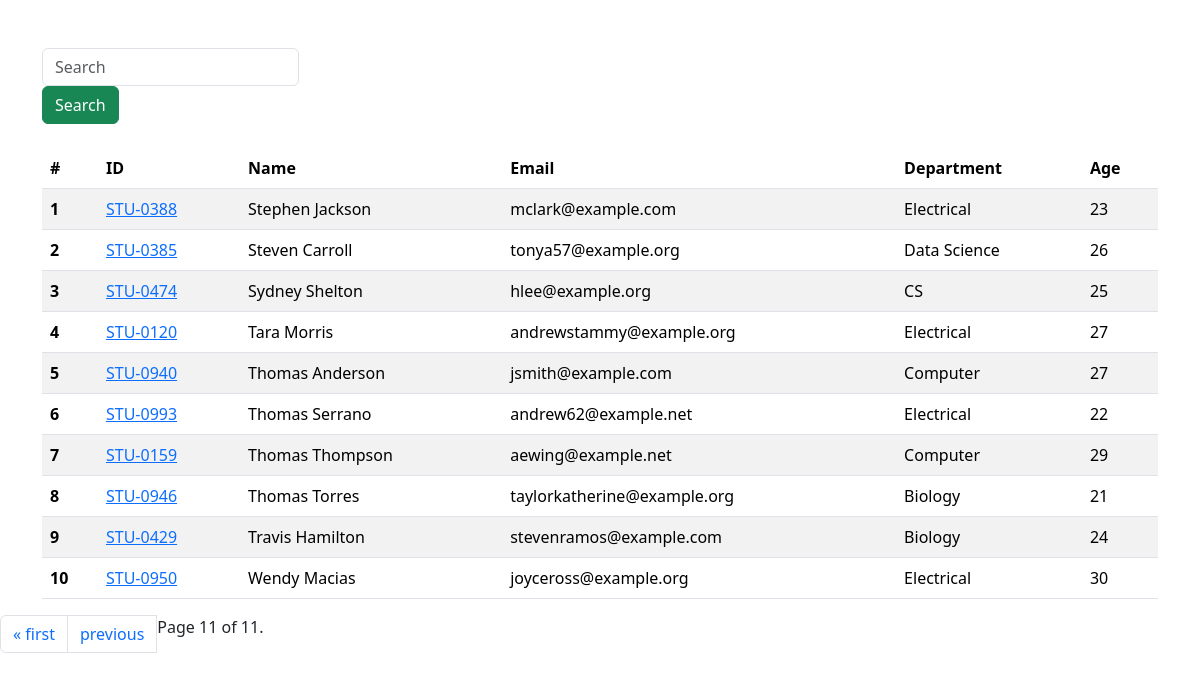
Page /?page=11 on the committed database.
### app1/models.py (models this page shows, shortened)
class Student(models.Model):
    department = models.ForeignKey(Department, related_name="depart", on_delete=models.CASCADE)
    student_id = models.OneToOneField(StudentID, related_name="studentid", on_delete=models.SET_NULL, null=True)
    student_name = models.CharField(max_length=100)
    student_email = models.EmailField(unique=True)
    student_age = models.IntegerField(default=10)
    student_address = models.TextField()
    class Meta:
        ordering = ['student_name']
        verbose_name = "student"

class StudentID(models.Model):
    student_id = models.CharField(max_length=100)
    def __str__(self):
        return self.student_id

class Department(models.Model):
    department = models.CharField(max_length=100)
    def __str__(self):
        return self.department
    class Meta:
        ordering = ['department']

### app1/views.py (the view, shortened to what this page needs)
# urls.py: path('', get_students, name='get_students'),
def get_students(request):
    queryset = Student.objects.all()
    paginator = Paginator(queryset, 10)
    page_number = request.GET.get("page", 1)
    page_obj = paginator.get_page(page_number)
    return render(request, 'students.html', {'queryset': page_obj})

### templates/students.html (shortened to what this page needs)
{%  extends 'base.html' %}
{%  block start %}
{% load static %}
<div id="login" class="container mt-5">
    <form class=" mb-4">
        <div class = "col-md-6">
            <label>
                <input class="form-control" name ='search' placeholder="Search">
            </label>
        </div>
        <div class="col-md-6">
            <button class="btn btn-success">Search</button>
        </div>
    </form>
<table class="table table-striped">
  <thead>
    <tr>
       <th scope="col">#</th>
      <th scope="col">ID</th>
      <th scope="col">Name</th>
      <th scope="col">Email</th>
      <th scope="col">Department</th>
      <th scope="col">Age</th>
    </tr>
  </thead>
  <tbody>
  {% for student in queryset %}
    <tr>
      <th scope="row">{{ forloop.counter }}</th>
      <td><a href="{% url 'see_marks' student.student_id %}">
          {{ student.student_id }}</a></td>
      <td>{{ student.student_name }}</td>
      <td>{{ student.student_email }}</td>
    <td>{{ student.department }}</td>
    <td>{{ student.student_age }}</td>
    </tr>
      {% endfor %}
  </tbody>
</table>
</div>
<nav aria-label="Page navigation example">
  <ul class="pagination">
        {% if queryset.has_previous %}
            <li class="page-item"><a class="page-link" href="?page=1">&laquo; first</a></li>
             <li class="page-item"><a class="page-link" href="?page={{ queryset.previous_page_number }}">previous</a></li>
        {% endif %}
        <span class="current">
            Page {{ queryset.number }} of {{ queryset.paginator.num_pages }}.
        </span>
  </ul>
</nav>
{% endblock %}

### rows in the picture
Student: student_id "STU-0388", student_name "Stephen Jackson", student_email "mclark@example.com", department "Electrical", student_age "23"
Student: student_id "STU-0385", student_name "Steven Carroll", student_email "tonya57@example.org", department "Data Science", student_age "26"
Student: student_id "STU-0474", student_name "Sydney Shelton", student_email "hlee@example.org", department "CS", student_age "25"
Student: student_id "STU-0120", student_name "Tara Morris", student_email "andrewstammy@example.org", department "Electrical", student_age "27"
Student: student_id "STU-0940", student_name "Thomas Anderson", student_email "jsmith@example.com", department "Computer", student_age "27"
Student: student_id "STU-0993", student_name "Thomas Serrano", student_email "andrew62@example.net", department "Electrical", student_age "22"
Student: student_id "STU-0159", student_name "Thomas Thompson", student_email "aewing@example.net", department "Computer", student_age "29"
Student: student_id "STU-0946", student_name "Thomas Torres", student_email "taylorkatherine@example.org", department "Biology", student_age "21"
Student: student_id "STU-0429", student_name "Travis Hamilton", student_email "stevenramos@example.com", department "Biology", student_age "24"
Student: student_id "STU-0950", student_name "Wendy Macias", student_email "joyceross@example.org", department "Electrical", student_age "30"

### other values in the picture
{{ queryset.number }} "11"
{{ queryset.paginator.num_pages }} "11"
